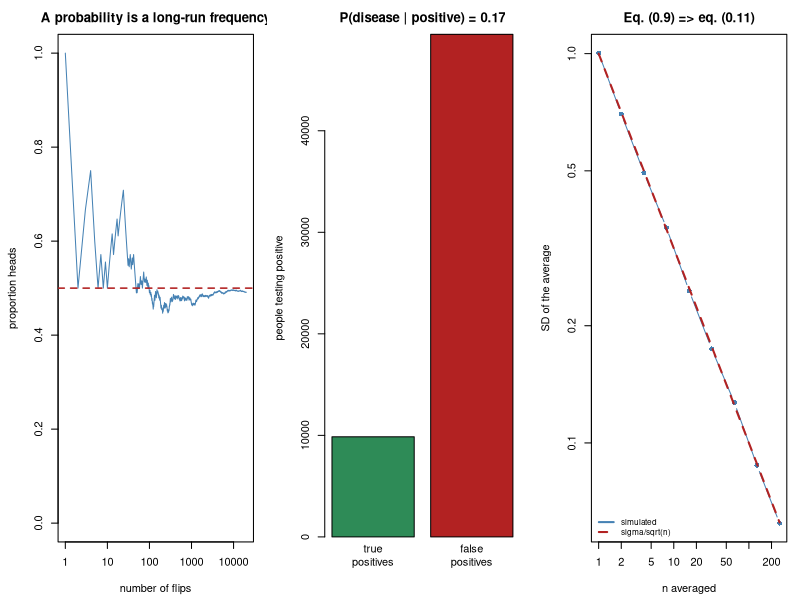

The R script that drew this image:
## ---- chunk 1
MODULE_NAME <- "F2_probability_basics"
OUT <- file.path(Sys.getenv("STATS_OUT", unset = "results"), MODULE_NAME)
dir.create(OUT, recursive = TRUE, showWarnings = FALSE)
header <- function(txt) cat("\n", strrep("=", 72), "\n", txt, "\n",
                            strrep("=", 72), "\n", sep = "")
set.seed(102)
## ---- chunk 2
header("1. Probability is what happens in the long run")
flips <- rbinom(20000, 1, 0.5)          # 0 = tails, 1 = heads
cat(sprintf("  %-26s%20s\n", "after this many flips", "proportion heads"))
for (n in c(10, 100, 1000, 10000, 20000))
  cat(sprintf("  %-26s%20.4f\n", format(n, big.mark = ","), mean(flips[1:n])))
cat("
  The proportion wanders a lot early on and settles down later. That is all a
  probability is: the value the proportion settles to.

  Note what it does NOT tell you - whether the next flip is heads. A
  probability is a statement about a PROCESS repeated, never about a single
  outcome. That is exactly the distinction that makes confidence intervals and
  p-values so easy to misread (F5).\n")
## ---- chunk 3
header("2. 'or' adds; 'and' multiplies (but only if independent)")
die <- sample(1:6, 200000, replace = TRUE)
cat("  OR rule, eq. (0.2) - for outcomes that cannot both happen:\n")
cat(sprintf("    P(1) = %.4f,  P(2) = %.4f\n", mean(die == 1), mean(die == 2)))
cat(sprintf("    P(1) + P(2)   = %.4f   <- the rule\n", mean(die == 1) + mean(die == 2)))
cat(sprintf("    P(1 or 2)     = %.4f   <- simulated\n", mean(die %in% c(1, 2))))
a <- rbinom(200000, 1, 0.5); b <- rbinom(200000, 1, 0.5)
cat("\n  AND rule, eq. (0.3) - for INDEPENDENT events:\n")
cat(sprintf("    P(A heads) = %.4f,  P(B heads) = %.4f\n", mean(a), mean(b)))
cat(sprintf("    product       = %.4f   <- the rule\n", mean(a)*mean(b)))
cat(sprintf("    P(both heads) = %.4f   <- simulated\n", mean(a == 1 & b == 1)))
## ---- chunk 4
header("3. When independence fails, multiplying gives the wrong answer")
## Two coins welded together: they always land the same way. Each is still a
## perfectly fair coin - P(heads) = 0.5 for each, separately.
welded <- rbinom(200000, 1, 0.5)
cc <- welded; dd <- welded
cat("  Two coins that are NOT independent (they always match):\n")
cat(sprintf("    P(C heads) = %.4f   <- still a fair coin\n", mean(cc)))
cat(sprintf("    P(D heads) = %.4f   <- still a fair coin\n", mean(dd)))
cat(sprintf("    product (what eq. 0.3 would give) = %.4f\n", mean(cc)*mean(dd)))
cat(sprintf("    P(both heads), actually           = %.4f\n", mean(cc == 1 & dd == 1)))
cat(sprintf("    the rule is wrong by a factor of  %.1fx\n",
            mean(cc == 1 & dd == 1)/(mean(cc)*mean(dd))))
cat("
  Each coin is individually fair. The rule still fails, because the rule was
  never about the individual coins - it was about their INDEPENDENCE.

  Now scale that up. This is the whole of pseudoreplication.\n")

## Two designs, both producing 120 numbers:
##   (a) 120 genuinely independent measurements
##   (b) 6 mice x 20 cells, where the 20 cells from one mouse share that
##       mouse's own level - so they are NOT independent of each other.
N_UNITS <- 6; N_SUB <- 20; SD_UNIT <- 1; SD_CELL <- 1; REPS <- 4000
indep_means <- numeric(REPS); clust_means <- numeric(REPS)
clust_naive <- numeric(REPS)
for (i in seq_len(REPS)) {
  indep_means[i] <- mean(rnorm(N_UNITS*N_SUB, 0, SD_CELL))
  mouse_level <- rnorm(N_UNITS, 0, SD_UNIT)
  cells <- rep(mouse_level, each = N_SUB) + rnorm(N_UNITS*N_SUB, 0, SD_CELL)
  clust_means[i] <- mean(cells)
  clust_naive[i] <- sd(cells)/sqrt(N_UNITS*N_SUB)
}
cat(sprintf("\n  %-40s%6s%22s\n", "design", "rows", "TRUE SD of the mean"))
cat(sprintf("  %-40s%6d%22.4f\n", "(a) 120 independent measurements",
            N_UNITS*N_SUB, sd(indep_means)))
cat(sprintf("  %-40s%6d%22.4f\n", "(b) 6 mice x 20 cells",
            N_UNITS*N_SUB, sd(clust_means)))
cat(sprintf("\n  For design (b), what s/sqrt(120) CLAIMS : %8.4f\n", mean(clust_naive)))
cat(sprintf("  What the uncertainty actually IS       : %8.4f\n", sd(clust_means)))
cat(sprintf("  The naive formula is too small by      : %8.1fx\n",
            sd(clust_means)/mean(clust_naive)))
cat(sprintf("  Treating the MOUSE as the unit gives   : %8.4f\n",
            sqrt(SD_UNIT^2 + SD_CELL^2/N_SUB)/sqrt(N_UNITS)))
cat("
  Both designs produce 120 numbers. Design (b) is far less informative,
  because its 120 rows contain only 6 independent facts about the population.

  The naive formula divides by sqrt(120) as if there were 120. The last line
  treats the mouse as the unit and divides by sqrt(6) instead - and that
  number matches the truth.

  This is not a subtle effect. In exercise E1 it turns p = 0.06 into
  p = 2e-12. Independence is not a technicality - it is the load-bearing
  assumption of applied statistics, and eq. (0.3) is where it enters.\n")
## ---- chunk 5
header("4. P(A given B) is not P(B given A)")
N <- 1000000
PREVALENCE <- 0.01; SENSITIVITY <- 0.99; SPECIFICITY <- 0.95
diseased <- runif(N) < PREVALENCE
positive <- ifelse(diseased, runif(N) < SENSITIVITY, runif(N) < (1 - SPECIFICITY))
cat(sprintf("  A disease %.0f%% of people have.\n", 100*PREVALENCE))
cat(sprintf("  A test that is %.0f%% sensitive and %.0f%% specific.\n\n",
            100*SENSITIVITY, 100*SPECIFICITY))
cat(sprintf("  %-46s%10s\n", "quantity", "value"))
cat(sprintf("  %-46s%10.3f\n", "P(test positive | you have it)", mean(positive[diseased])))
cat(sprintf("  %-46s%10.3f   <- !\n", "P(you have it | test positive)",
            mean(diseased[positive])))
cat(sprintf("\n  of %s positive tests, only %s are real cases\n",
            format(sum(positive), big.mark = ","),
            format(sum(positive & diseased), big.mark = ",")))
cat("
  The test is 99% accurate at detecting the disease, and yet a positive result
  means you probably do NOT have it. Nothing is wrong with the test. Healthy
  people vastly outnumber sick ones, so even a small false-positive RATE
  produces a large NUMBER of false positives.

  This asymmetry - P(A|B) is not P(B|A) - is the most misread idea in
  statistics, and it is exactly the mistake people make with p-values:

    a p-value is   P(data this extreme | no real effect)
    people read it P(no real effect | data this extreme)

  Those are as different as the two rows above. F5 returns to this.\n")
## ---- chunk 6
header("5. Expectation (where it sits) and variance (how spread out)")
MU <- 10; SIGMA <- 3
x <- rnorm(500000, MU, SIGMA)
cat(sprintf("  %-40s%-24s%10s\n", "quantity", "formula", "value"))
cat(sprintf("  %-40s%-24s%10.4f\n", "expected value E[X] = mu", "mean of X", mean(x)))
cat(sprintf("  %-40s%-24s%10.4f\n", "variance = E[(X - mu)^2]",
            "mean squared distance", mean((x - MU)^2)))
cat(sprintf("  %-40s%-24s%10.4f\n", "standard deviation", "sqrt(variance)",
            sqrt(mean((x - MU)^2))))
cat(sprintf("
  Why square the distances (eq. 0.6)? Because without squaring, the positives
  and negatives cancel exactly:

    mean of (X - mu)     = %9.5f   <- always ~0, useless
    mean of |X - mu|     = %9.5f   <- works, but awkward algebra
    mean of (X - mu)^2   = %9.5f   <- the variance

  Squaring makes the units wrong (squared grams), so we take the square root
  at the end and get the STANDARD DEVIATION - a spread in the original units.

  Rule of thumb for a bell-shaped variable: about 68%% of values fall within
  1 SD of the mean and 95%% within 2 SD. Check it:
    within 1 SD: %.1f%%
    within 2 SD: %.1f%%\n",
  mean(x - MU), mean(abs(x - MU)), mean((x - MU)^2),
  100*mean(abs(x - MU) < SIGMA), 100*mean(abs(x - MU) < 2*SIGMA)))
## ---- chunk 7
header("6. Variances add - for independent things (0.9)")
n <- 200000
X <- rnorm(n); Y <- rnorm(n); Z <- X
cat(sprintf("  %-34s%16s%18s\n", "", "Var(X)+Var(Y)", "Var(X+Y) actual"))
cat(sprintf("  %-34s%16.4f%18.4f\n", "X, Y independent", var(X) + var(Y), var(X + Y)))
cat(sprintf("  %-34s%16.4f%18.4f   <- rule fails\n", "X, Z identical (dependent)",
            var(X) + var(Z), var(X + Z)))
cat("\n  Now the consequence. Average n independent values and the variance\n")
cat("  of the average is divided by n, so its SD is divided by sqrt(n):\n\n")
cat(sprintf("  %-8s%18s%20s%16s\n", "n", "SD of one value", "SD of the average",
            "sigma/sqrt(n)"))
for (k in c(1, 4, 16, 64, 256)) {
  avgs <- replicate(20000, mean(rnorm(k)))
  cat(sprintf("  %-8d%18.4f%20.4f%16.4f\n", k, 1, sd(avgs), 1/sqrt(k)))
}
cat("
  The last two columns match. That is eq. (0.11), the STANDARD ERROR, and it
  falls straight out of eq. (0.9).

  Two consequences worth carrying with you:

    * To halve your uncertainty you must QUADRUPLE your sample. Precision is
      expensive, and gets more expensive the more you have.

    * The rule required INDEPENDENCE. If your n values are 20 cells from each
      of 6 mice, the variance does not divide by 120, and dividing by 120
      anyway is exactly the error in section 3.

  Everything in F4 is this table.\n")
## ---- chunk 8
png(file.path(OUT, "probability_basics.png"), width = 1250, height = 420, res = 110)
par(mfrow = c(1, 3), mar = c(4.4, 4.4, 2.6, 1))
running <- cumsum(flips)/seq_along(flips)
plot(running, type = "l", log = "x", col = "steelblue", ylim = c(0, 1),
     xlab = "number of flips", ylab = "proportion heads",
     main = "A probability is a long-run frequency")
abline(h = 0.5, col = "firebrick", lty = 2, lwd = 1.5)
barplot(c(sum(positive & diseased), sum(positive & !diseased)),
        names.arg = c("true\npositives", "false\npositives"),
        col = c("seagreen", "firebrick"), ylab = "people testing positive",
        main = sprintf("P(disease | positive) = %.2f", mean(diseased[positive])))
ks <- c(1, 2, 4, 8, 16, 32, 64, 128, 256)
sds <- sapply(ks, function(k) sd(replicate(8000, mean(rnorm(k)))))
plot(ks, sds, type = "b", pch = 16, log = "xy", col = "steelblue",
     xlab = "n averaged", ylab = "SD of the average",
     main = "Eq. (0.9) => eq. (0.11)")
lines(ks, 1/sqrt(ks), col = "firebrick", lty = 2, lwd = 2)
legend("bottomleft", c("simulated", "sigma/sqrt(n)"),
       col = c("steelblue", "firebrick"), lty = c(1, 2), lwd = 2, bty = "n", cex = 0.75)
invisible(dev.off())
cat("\nFigure written to", file.path(OUT, "probability_basics.png"), "\n")
## ---- chunk 9

## ---- chunk 10

## ---- chunk 11
# cat(sprintf("  %-14s%18s%18s\n", "prevalence", "P(pos | disease)", "P(disease | pos)"))
# for (prev in c(0.001, 0.01, 0.10, 0.30, 0.60)) {
#   dis <- runif(400000) < prev
#   pos <- ifelse(dis, runif(400000) < 0.99, runif(400000) < 0.05)
#   cat(sprintf("  %-13.1f%%%18.3f%18.3f\n", 100*prev, mean(pos[dis]), mean(dis[pos])))
# }
#
# ## The middle column never moves: the TEST has not changed. The right column
# ## swings from almost 0 to almost 1, purely because of how common the disease
# ## is in the population being tested.
# ##
# ## The same test is nearly useless for screening the general population and
# ## very informative in a high-risk clinic. This is why screening programmes
# ## target risk groups, and why "the test is 99% accurate" means nothing on
# ## its own.
# ##
# ## The statistical version: your interpretation of a positive RESULT depends
# ## on how plausible the thing was BEFORE you tested. That is Bayes' theorem,
# ## and it is why p = 0.04 means something quite different for a
# ## pre-registered hypothesis than for the 500th gene you looked at.
## ---- chunk 12

## ---- chunk 13

## ---- chunk 14
# n_groups <- 6; per_group <- 20
# cat(sprintf("  %-12s%8s%18s%20s%14s\n", "group SD", "ICC",
#             "true SD of mean", "naive s/sqrt(120)", "too small by"))
# for (sd_group in c(0, 0.3, 0.7, 1.5)) {
#   tr <- numeric(2000); nv <- numeric(2000)
#   for (i in 1:2000) {
#     g <- rnorm(n_groups, 0, sd_group)
#     y <- rep(g, each = per_group) + rnorm(n_groups*per_group, 0, 1)
#     tr[i] <- mean(y); nv[i] <- sd(y)/sqrt(length(y))
#   }
#   icc <- sd_group^2/(sd_group^2 + 1)
#   cat(sprintf("  %-12.1f%8.2f%18.4f%20.4f%13.1fx\n", sd_group, icc,
#               sd(tr), mean(nv), sd(tr)/mean(nv)))
# }
#
# ## With no group effect the two columns agree - the 120 values really are
# ## independent. As the group effect grows they diverge fast, and the naive
# ## formula understates the uncertainty several-fold.
# ##
# ## The ICC column is the fraction of total variance that lives BETWEEN
# ## groups. Even an ICC of 0.1 - which sounds negligible - does real damage,
# ## because the penalty depends on the GROUP SIZE too: it is 1 + (m-1) x ICC,
# ## the "design effect" of eq. (1.8). With m = 20 cells per mouse, an ICC of
# ## 0.1 means each mouse contributes about a third of what you thought.
# ##
# ## The fix is never a better formula. It is to analyse at the level of the
# ## unit you randomised (F1, Problem 3) or to model the grouping explicitly
# ## with a mixed model (Topic 14).
## ---- chunk 15

## ---- chunk 16

## ---- chunk 17
# normal_x <- rnorm(200000, 100, 20)
# skewed_x <- rlnorm(200000, log(100), 0.9)
# cat(sprintf("  %-22s%9s%9s%14s%14s%16s\n", "variable", "mean", "median",
#             "within 1 SD", "within 2 SD", "below the mean"))
# for (nm in c("normal", "skewed (lognormal)")) {
#   v <- if (nm == "normal") normal_x else skewed_x
#   m <- mean(v); s <- sd(v)
#   cat(sprintf("  %-22s%9.1f%9.1f%13.1f%%%13.1f%%%15.1f%%\n", nm, m, median(v),
#               100*mean(abs(v - m) < s), 100*mean(abs(v - m) < 2*s), 100*mean(v < m)))
# }
# lv <- log(skewed_x); m <- mean(lv); s <- sd(lv)
# cat("\n  after taking logs of the skewed variable:\n")
# cat(sprintf("  %-22s%9.1f%9.1f%13.1f%%%13.1f%%%15.1f%%\n", "log(skewed)", m,
#             median(lv), 100*mean(abs(lv - m) < s), 100*mean(abs(lv - m) < 2*s),
#             100*mean(lv < m)))
#
# ## For the skewed variable the rule of thumb breaks, and note the last
# ## column: far MORE than half the values sit below the mean. A few large
# ## values drag the mean above the typical value, so "the average expression"
# ## is not a description of a typical gene.
# ##
# ## Taking logs restores the bell shape, and with it the rule of thumb and the
# ## entire standard toolkit. This is why expression, concentrations and
# ## survival times are analysed on a log scale - not tradition, but because
# ## the log turns multiplicative, skewed variation into additive, symmetric
# ## variation. Topic 2 covers when a transformation is appropriate and what it
# ## does to the interpretation of your effect size.
